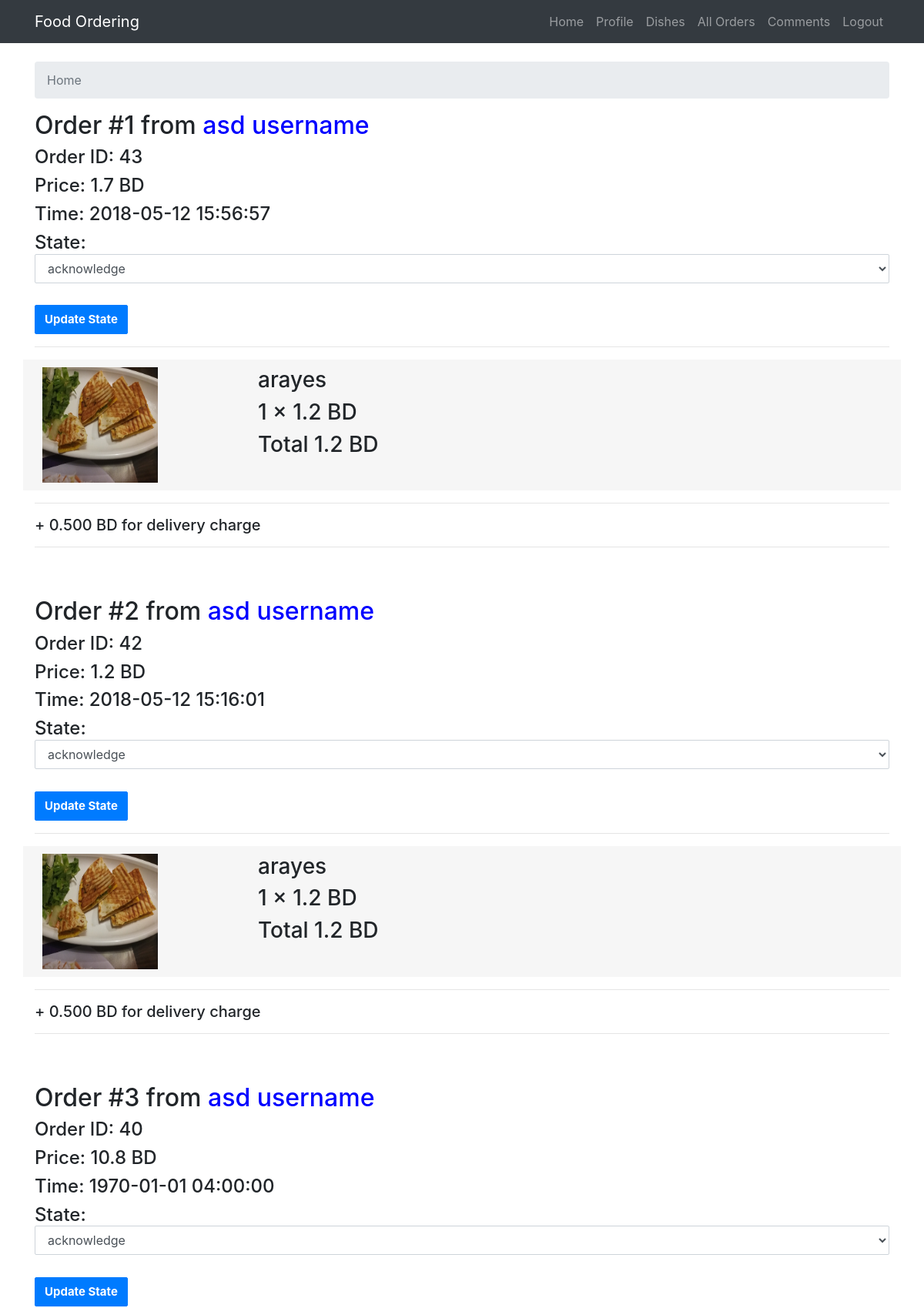
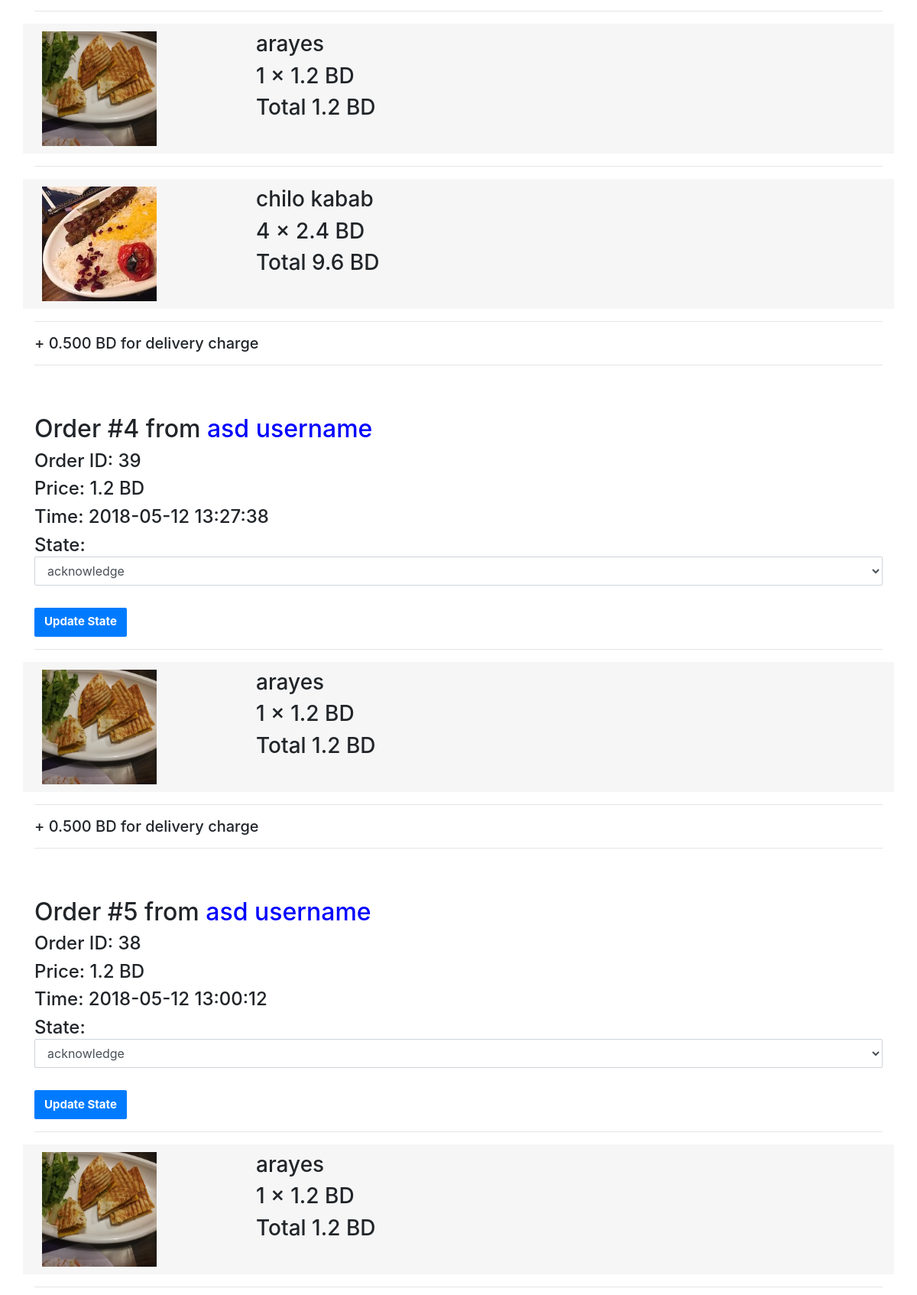
The page /inProcess.php (signed in, upper part) on the database its author committed (2 pictures, top to bottom).
### tables this page shows
CREATE TABLE `orderslist` (
  `oid` int(11) NOT NULL,
  `rid` int(11) NOT NULL,
  `cid` int(11) NOT NULL,
  `bid` int(11) NOT NULL,
  `ostatus` varchar(50) NOT NULL,
  `ototalprice` float NOT NULL,
  `otime` datetime NOT NULL
);

### inProcess.php (the view, shortened to what this page needs)
<?php
require('loginTest.php');
  extract($_POST);
    $state=array('acknowledge','in proccess','in the way','complete');
    try
    {
        require('scripts/connection.php');
        $orders = $db->prepare("select * from orderslist where rid = ? and ostatus <> ? order by oid desc");
        $orders->execute(array($arr[2],"complete"));
        while ($rs = $orders->fetch(PDO::FETCH_OBJ))
        {
            $r=$db->query("select username from customer where CID=$rs->cid");
            $rr=$r->fetch(PDO::FETCH_OBJ);
            $allorder[$rs->oid][]=$rr->username;
            unset($dishs);
            $allorder[$rs->oid][]=$rs;
            $dish = $db->prepare("select DishName,qty,Image,Price from orderdishes,dish where oid = ? and rid = ? and dish.DID=orderdishes.did");
            $dr[]=$dish->execute(array($rs->oid,$rs->rid));
            while($dr=$dish->fetch(PDO::FETCH_OBJ))
                $dishs[]=$dr;
            $allorder[$rs->oid][]=$dishs;
        }
    }
    catch (PDOException $ex)
    {
        die($ex->getMessage());
    }
?>
<!DOCTYPE html>
<html lang="en">
  <head>
    <link href="vendor/bootstrap/css/bootstrap.min.css" rel="stylesheet">
    <link href="css/modern-business.css" rel="stylesheet">
    <link rel="stylesheet" href="https://cdnjs.cloudflare.com/ajax/libs/font-awesome/4.7.0/css/font-awesome.min.css">
  </head>
  <body>
    <div class="container">
      <br/>
      <ol class="breadcrumb">
        <li class="breadcrumb-item active">Home</li>
      </ol>
      <div class='row'>
        <div class="col-md-12">
          <?php
            if(isset($allorder))
            {
                $i=1;
                foreach($allorder as $k => $v)
                {
                    ?>
                    <h2>Order #<?php echo $i++; ?> from <span style='color:blue'><?php echo $v[0]; ?> username</span></h2>
                    <h4>Order ID: <?php echo $k ?></h4>
                    <h4>Price: <?php echo $v[1]->ototalprice ?> BD</h4>
                    <h4>Time: <?php echo $v[1]->otime ?></h4>
                    <h4>State:
                      <form method="post">
                        <select name='state' class="form-control">
                        <?php
                            foreach($state as $t)
                            {
                                $c="";
                                echo "<option $c>$t</option>";
                            }
                        ?>
                        </select>
                        <br/>
                        <input type="submit" class="btn btn-primary" name='s1' id="sendMessageButton" value="Update State"/>
                      </form>
                    <hr/>
                    <?php
                    foreach($v[2] as $row)
                    {
                      ?>
                      <div class='row dish'>
                          <div class="col-md-2">
                            <img src='img/dish/<?php echo $row->Image; ?>' width="150" height="150"/>
                          </div>
                          <div class="col-md-1">
                          </div>
                          <div class="col-md-8">
                            <h3><?php echo $row->DishName; ?></h3>
                            <h3><?php echo $row->qty." × ".$row->Price ." BD"; ?></h3>
                            <h3><?php echo "Total ".$row->qty * $row->Price ." BD";?></h3>
                          </div>
                      </div>
                      <hr/>
                      <?php
                    }
                    echo "<h5>+ 0.500 BD for delivery charge</h5>";
                  ?>
                 <hr/>
                 <br/>
                 <br/>
                  <?php
                }
            }
            else
            {
              ?>
              <h3>No current orders right now</h3>
              <?php
            }
          ?>
        </div>
      </div>
      <br/>
    </div>
  </body>
</html>

### css/modern-business.css (style rules this page uses)
body { padding-top: 54px; }
@media (min-width: 992px) { body { padding-top: 56px; } }
.form-control, .btn { min-height: 38px; border-radius: 2px; }
.btn { font-size: 15px; font-weight: bold; }

### inProcess.php (style rules this page uses)
.dish { padding: 10px; }
.dish { background-color: #f6f6f6; }

### rows shown on the page
orderslist: ototalprice "1.7", otime "2018-05-12 15:56:57"
orderslist: ototalprice "1.2", otime "2018-05-12 15:16:01"
orderslist: ototalprice "10.8", otime "1970-01-01 04:00:00"
orderslist: ototalprice "1.2", otime "2018-05-12 13:27:38"
orderslist: ototalprice "1.2", otime "2018-05-12 13:00:12"

### other values the page prints
$v[0] "asd"
$k "43"
$row->DishName "arayes"
$row->qty "1"
$row->Price "1.2"
$row->qty * $row->Price "1.2"
$k "42"
$k "40"
$row->DishName "chilo kabab"
$row->qty "4"
$row->Price "2.4"
$row->qty * $row->Price "9.6"
$k "39"
$k "38"
form field state "acknowledge"
